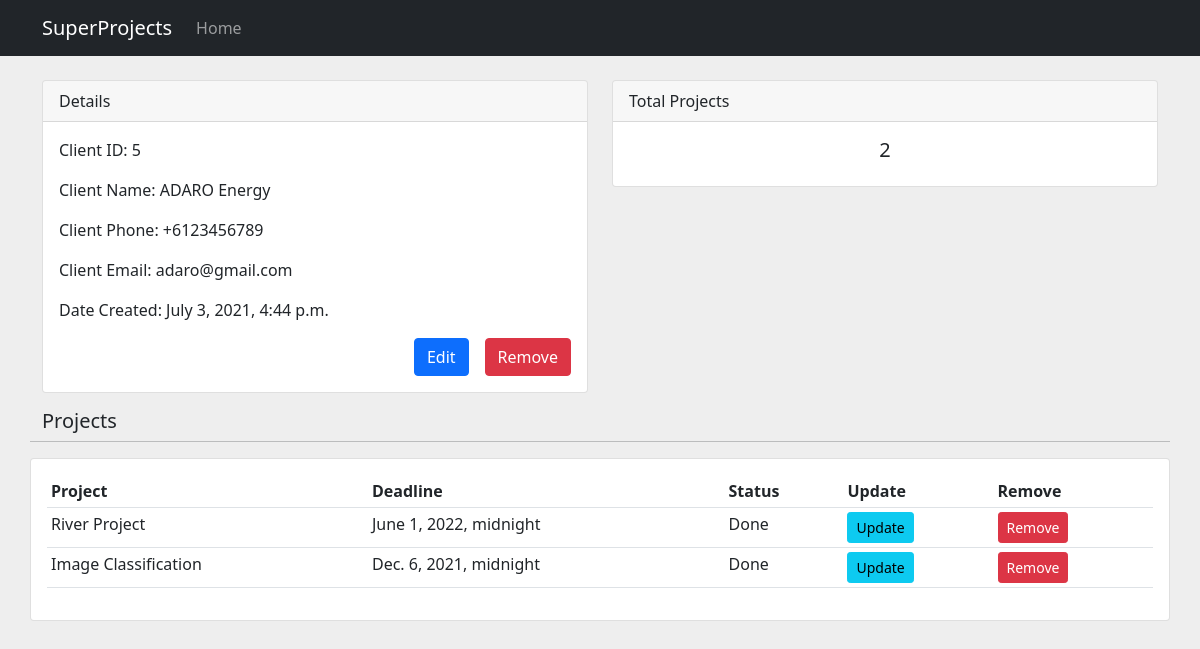
Screenshot of /client/5/ with the database file from the repository.
### project/models.py (models this page shows, shortened)
class Client(models.Model):
    name = models.CharField(max_length=255, null=True)
    phone = models.CharField(max_length=20, null=True, blank=True)
    email = models.CharField(max_length=255, null=True)
    date_created = models.DateTimeField(auto_now_add=True)

class Project(models.Model):
    STATUS = (
        ('Pending', 'Pending'),
        ('In Progress', 'In Progress'),
        ('Done', 'Done')
    )
    name = models.CharField(max_length=255, null=True)
    deadline = models.DateTimeField()
    date_created = models.DateTimeField(auto_now_add=True)
    description = models.CharField(max_length=255, null=True)
    status = models.CharField(max_length=255, null=True, choices=STATUS)
    client = models.ForeignKey(Client, null=True, on_delete=models.SET_NULL)

### project/views.py (the view)
# urls.py: path('client/<str:pk_client>/', views.client, name='client'),
def client(request, pk_client):
    client = Client.objects.get(id=pk_client)
    projects = client.project_set.all()
    total_projects = projects.count()
    context = {
        "projects": projects,
        "client": client,
        "total_projects": total_projects
    }
    return render(request, 'project/client.html', context)

### project/templates/project/client.html
{% extends 'project/base.html' %}
{% block content %}
<br />
<div class="container">
  <div class="row">
    <div class="col-md-6">
      <div class="card mb-3">
        <div class="card-header">Details</div>
        <div class="card-body">
          <p class="card-text">Client ID: {{ client.id }}</p>
          <p class="card-text">Client Name: {{ client.name }}</p>
          <p class="card-text">Client Phone: {{ client.phone }}</p>
          <p class="card-text">Client Email: {{ client.email }}</p>
          <p class="card-text">Date Created: {{ client.date_created }}</p>
          <div
            class="btn-wrapper"
            style="
              display: flex;
              justify-content: flex-end;
              align-items: center;
            "
          >
            <a
              href="{% url 'update_client' client.id %}"
              class="btn btn-primary btn-block mx-3"
              >Edit</a
            >
            <a
              href="{% url 'delete_client' client.id %}"
              class="btn btn-danger btn-block"
              >Remove</a
            >
          </div>
        </div>
      </div>
    </div>
    <div class="col-md-6">
      <div class="card mb-3">
        <div class="card-header">Total Projects</div>
        <div class="card-body">
          <h5 class="card-title" style="text-align: center">
            {{ total_projects }}
          </h5>
        </div>
      </div>
    </div>
  </div>
  <div class="row">
    <h5>Projects</h5>
    <hr />
    <div class="card card-body">
      <table class="table table-sm">
        <tr>
          <th>Project</th>
          <th>Deadline</th>
          <th>Status</th>
          <th>Update</th>
          <th>Remove</th>
        </tr>
        {% for proj in projects %}
        <tr>
          <td>{{ proj.name }}</td>
          <td>{{ proj.deadline }}</td>
          <td>{{ proj.status }}</td>
          <td>
            <a
              class="btn btn-sm btn-info"
              href="{% url 'update_project' proj.id %}"
              >Update</a
            >
          </td>
          <td>
            <a
              class="btn btn-sm btn-danger"
              href="{% url 'delete_project' proj.id %}"
              >Remove</a
            >
          </td>
        </tr>
        {% endfor %}
      </table>
    </div>
  </div>
</div>
{% endblock %}

### project/templates/project/base.html (style rules this page uses)
body { background-color: #eee; }

### rows the page displays
Client: id "5", name "ADARO Energy", phone "+6123456789", email "adaro@gmail.com", date_created "July 3, 2021, 4:44 p.m."
Project: name "River Project", deadline "June 1, 2022, midnight", status "Done"
Project: name "Image Classification", deadline "Dec. 6, 2021, midnight", status "Done"

### other values shown
{{ total_projects }} "2"
